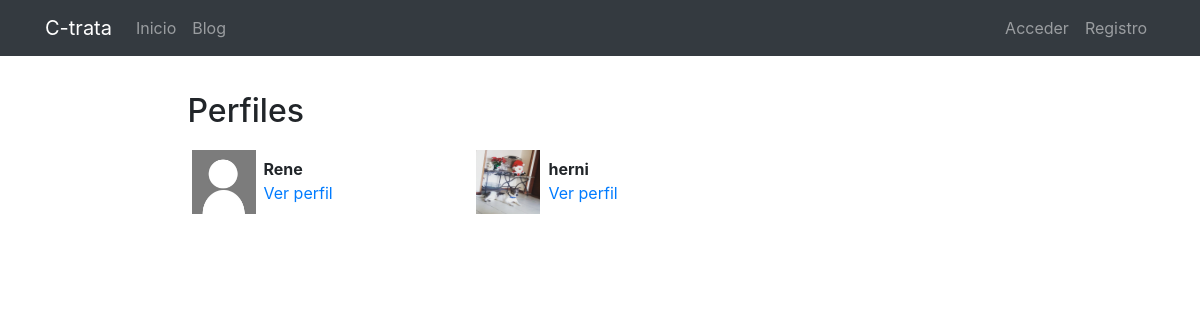
Screenshot of /perfiles/ with the database file from the repository.
### registration/models.py (models this page shows, shortened)
class Profile(models.Model):
    user = models.OneToOneField(User, on_delete=models.CASCADE)
    avatar = models.ImageField(upload_to=custom_upload_to, null=True, blank=True)
    bio = models.TextField(null=True, blank=True)
    ciudad = models.ForeignKey(Ciudad, null=True, blank=True, on_delete=models.CASCADE)
    typeProfile = models.CharField(choices=PROFILE_CHOICES, max_length=1, blank=True)
    link = models.URLField(max_length=200, null=True, blank=True)
    dni = models.PositiveIntegerField(unique=True)
    class Meta:
        ordering = ['user__username']

### profiles/views.py (the view)
# urls.py: path('', ProfileListView.as_view(), name='list'),
class ProfileListView(ListView):
    model = Profile
    template_name = 'profiles/profile_list.html'
    paginate_by = 8

### profiles/templates/profiles/profile_list.html (shortened to what this page needs)
{% extends 'base.html' %}
{% load static %}
{% block content %}
<main role="main">
  <div class="container">
    <div class="row mt-3">
      <div class="col-md-9 mx-auto mb-5">
        <h2>Perfiles</h2>
        <div class="row">
          {% for profile in profile_list %}
            <div class="col-md-4 mt-2 mb-3 ">
              <div class="row p-1">
                <div class="col-md-12">
                  {% if profile.avatar %}
                    <img src="{{profile.avatar.url}}" class="img-fluid profile-avatar">
                  {% else %}
                    <img src="{% static 'registration/img/no-avatar.jpg' %}" class="img-fluid profile-avatar">
                  {% endif %}
                  <p class="profile-data">
                    <b>{{profile.user|truncatechars:"16"}}</b><br>
                    <a href="{% url 'profiles:detail' profile.user %}">Ver perfil</a>
                  </p>
                </div>
              </div>
            </div>
          {% endfor %}
        </div>
      </div>
    </div>
  </div>
</main>
{% endblock %}

### core/templates/base.html (shortened to what this page needs)
<!DOCTYPE html>
<html lang="es">
  <head>
    {% load static %}
    <link href="{% static 'core/vendor/bootstrap/css/bootstrap.min.css' %}" rel="stylesheet">
    <link href="{% static 'core/vendor/font-awesome/css/font-awesome.min.css' %}" rel="stylesheet" type="text/css">
    <link href="{% static 'core/css/main.css' %}" rel="stylesheet">
  </head>
  <body>
    <body>
      <nav class="navbar navbar-expand-lg navbar-dark bg-dark">
        <div class="container">
          <a class="navbar-brand" href="{% url 'home' %}">C-trata</a>
          <div class="collapse navbar-collapse" id="ned">
            <ul class="navbar-nav mr-auto">
              <li class="nav-item">
                <a class="nav-link" href="{% url 'home' %}">Inicio</a>
              </li>
              <li class="nav-item">
                <a class="nav-link" href="{% url 'pages:pages' %}">Blog</a>
              </li>
            </ul>
            <ul class="navbar-nav">
              {% if not request.user.is_authenticated %}
                <li class="nav-item">
                  <a class="nav-link" href="{% url 'login' %}">Acceder</a>
                </li>
                <li class="nav-item">
                    <a class="nav-link" href="{% url 'signup' %}">Registro</a>
                  </li>
              {% endif %}
            </ul>
          </div>
        </div>
      </nav>
      {% block content %}{% endblock %}
  </body>
</html>

### core/static/core/css/main.css (style rules this page uses)
main { padding-top: 20px; }
:root { --jumbotron-padding-y: 3rem; }

### profiles/templates/profiles/profile_list.html (style rules this page uses)
.profile-avatar { float:left;width:4rem;height:4rem }
.profile-data { padding-left:4.5rem;padding-top:.4rem; }

### rows the page displays
Profile: user "Rene"
Profile: avatar (picture), user "herni"
